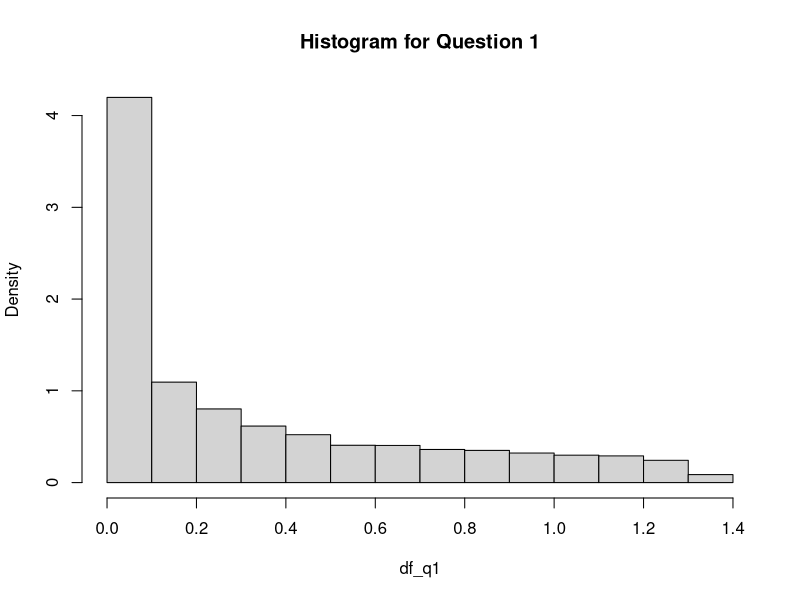
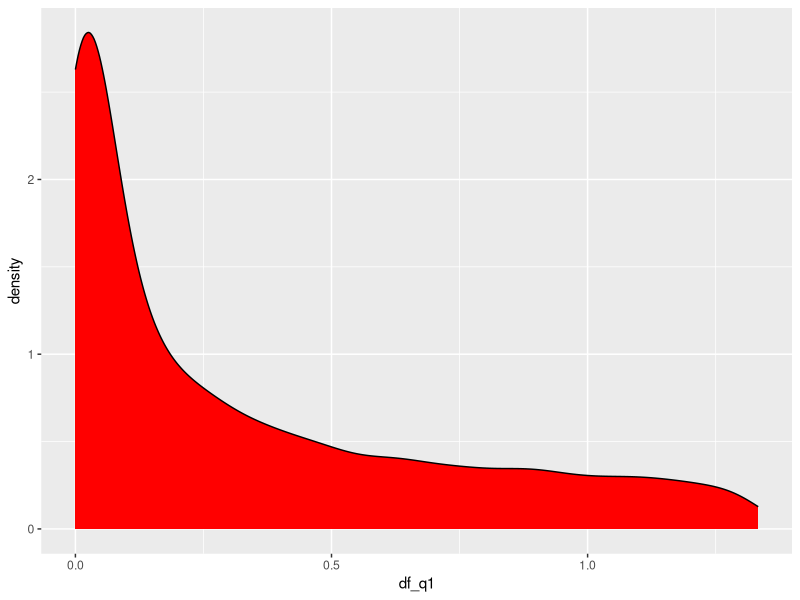
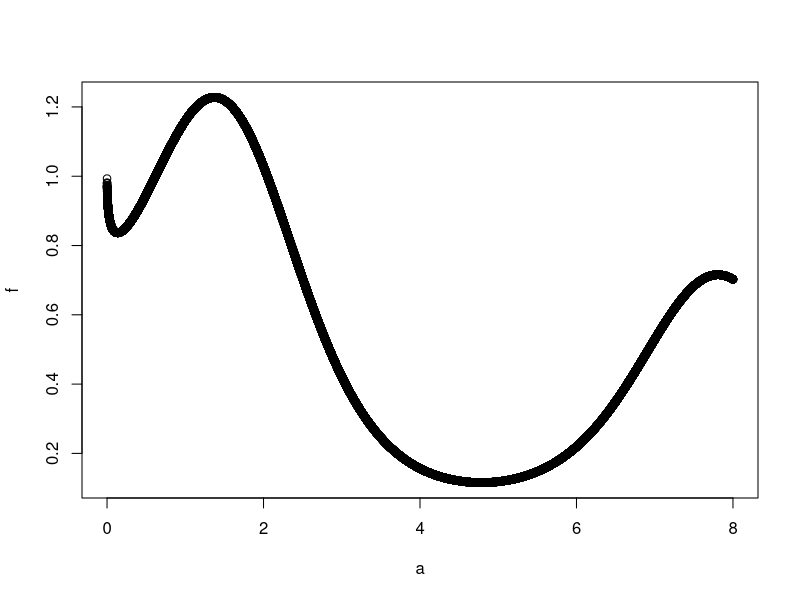

Source code (R) for these figures, in order: (Note: a time limit stopped this script after it produced the figures.)
## ---- chunk 1
knitr::opts_chunk$set(echo = TRUE)
## ---- chunk 2
library(ggplot2)
## ---- chunk 3
#Build an integral here with the function cx^3 with bounds from 0 to 3

integral_1 <- function(x) {
  c <- 4/81
  result <- c*x^3
  return(result)
}
n <- 10000
u <- runif(n,0,3)
integrate(integral_1, lower = 0, upper = 3)
df_q1 <- integral_1(u)
mean(u)
sd(u)
## ---- chunk 4
#Plotting a histogram
hist(df_q1, probability = T, main = "Histogram for Question 1")
#plot(density(df_q1),col="blue",lwd=2,main="PDF for n=10000") <- another way to do it
## ---- chunk 5
ggplot() + geom_density(aes(df_q1), fill = "red", color = "black")
## ---- chunk 6
#expected value
calc_expected_value <- function(distribution) {
  # Calculate expected value
  mean(distribution)
}
calc_expected_value(df_q1)
#variance
var(df_q1)
#standard deviation
sd(df_q1)
## ---- chunk 7

p <- function(x) 0.25 * x^3
g <- function(x) 1
M <- p(max(seq(2, 3, by=0.01))) / g(max(seq(2, 3, by=0.01)))
M

## ---- chunk 8

a <- b <- runif(100000,0,8)
f <- exp(sin(b))/(1+sqrt(b))
plot(a,f)
## ---- chunk 9
mean(f)*8
## ---- chunk 10
fx <- runif(100000,0,4)
p2 <- sum(fx < f)/100000
integral_2 <- p2*8*4
integral_2
## ---- chunk 11
# Define the function to be integrated
num <- 10000
integral_3 <- function(x) {
  result_2 <- exp(-(x-6)^4)
}
#integrate
u2 <- runif(num,4,8)
df_q3 <- mean(integral_3(u2))*(8-4)
df_q3
## ---- chunk 12
# Monte Carlo method. Use a for loop as mentioned in class.
simulated_integral <- c() #store vector
for (i in 1:100) {#100 times
  t <- runif(10000,4,8) #same num
  simulated_integral[i] <- mean(integral_3(t))*(8-4)
}
mc_var <- var(simulated_integral)

#method for importance sampling
simulated_integral_2 <- c()
for (i in 1:100){
  r <- abs(rnorm(10000, mean = 6, sd = 1))
  simulated_integral_2[i] <- mean(integral_3(r)/rnorm(r,6,1))
}
is_var <- var(simulated_integral_2)
mc_var
is_var #seems like the answer should not be that small
## ---- chunk 13
set.seed(304) 
lambda <- 1/5 # parameter


# function for generating sample means
sample_mean <- function(n) {
  x <- rexp(n, lambda)
  mean(x)
}

# N values to simulate
N_values <- c(100, 1000, 10000, 100000, 1000000)

# store the results
results <- matrix(NA, nrow = length(N_values), ncol = 3)
colnames(results) <- c("N", "Mean of Sample Means", "Variance of Sample Means")

for (i in seq_along(N_values)) {
  N <- N_values[i]
  samp_means <- replicate(2000, sample_mean(N))
  mean_samp_means <- mean(samp_means)
  variance_samp_means <- var(samp_means)
  results[i, ] <- c(N, mean_samp_means, variance_samp_means)
}
print(results)
plot(log(results[, 1]), log(results[, 3]), xlab = "log(N)", ylab = "log(Variance)")
